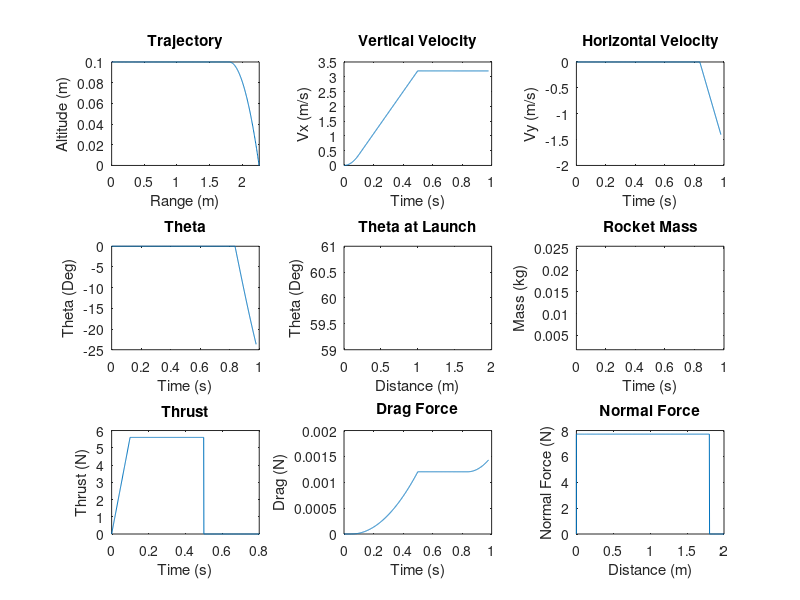

Reproduce this figure in MATLAB.
% Program:
% rocket-trajectory-simulation.m
% Multi-stage rocket dynamics and trajectory simulation.
%
% Description:
% Predicts multi-stage rocket dynamics and trajectories based on the given 
% rocket mass, engine thrust, launch parameters, and drag coefficient.
%
% Variable List:
% Delta = Time step (s)
% t = Time (s)
% Thrust = Thrust (N)
% Mass = Mass (kg)
% Mass_Rocket_With_Motor = Mass with motor (kg)
% Mass_Rocket_Without_Motor = Mass without motor (kg)
% Theta = Angle (deg)
% C = Drag coefficient
% Rho = Air density (kg/m^3)
% A = Rocket projected area (m^2)
% Gravity = Gravity (m/s^2)
% Launch_Rod_Length = Length of launch rod (m)
% n = Counter
% Fn = Normal force (N)
% Drag = Drag force (N)
% Fx = Sum of forces in the horizontal direction (N)
% Fy = Sum of forces in the vertical direction (N)
% Vx = Velocity in the horizontal direction (m/s)
% Vy = Velocity in the vertical direction (m/s)
% Ax = Acceleration in the horizontal direction (m/s^2)
% Ay = Acceleration in the vertical direction (m/s^2)
% x = Horizontal position (m)
% y = Vertical position (m)
% Distance_x = Horizontal distance travelled (m)
% Distance_y = Vertical travelled (m)
% Distance = Total distance travelled (m)
% Memory_Allocation = Maximum number of time steps expected

clear, clc      % Clear command window and workspace

% Parameters
Delta = 0.001;                  % Time step 
Memory_Allocation = 30000;      % Maximum number of time steps expected

% Preallocate memory for arrays
t = zeros(1, Memory_Allocation);
Thrust = zeros(1, Memory_Allocation);
Mass = zeros(1, Memory_Allocation);
Theta = zeros(1, Memory_Allocation);
Fn = zeros(1, Memory_Allocation);
Drag = zeros(1, Memory_Allocation);
Fx = zeros(1, Memory_Allocation);
Fy = zeros(1, Memory_Allocation);
Ax = zeros(1, Memory_Allocation);
Ay = zeros(1, Memory_Allocation);
Vx = zeros(1, Memory_Allocation);
Vy = zeros(1, Memory_Allocation);
x = zeros(1, Memory_Allocation);
y = zeros(1, Memory_Allocation);
Distance_x = zeros(1, Memory_Allocation);
Distance_y = zeros(1, Memory_Allocation);
Distance = zeros(1, Memory_Allocation);

C = 0.4;                                % Drag coefficient
Rho = 1.2;                              % Air density (kg/m^3)
A = 4.9*10^-4;                          % Rocket projected area (m^2)
Gravity = 9.81;                         % Gravity (m/s^2)
Launch_Rod_Length = 1.8;                  % Length of launch rod (m)
Mass_Rocket_With_Motor = 0.787;       % Mass with motor (kg)
Mass_Rocket_Without_Motor = 0.65;     % Mass without motor (kg)

Theta(1) = 0;                  % Initial angle (deg)
Vx(1) = 0;                      % Initial horizontal speed (m/s)
Vy(1) = 0;                      % Initial vertical speed (m/s)
x(1) = 0;                       % Initial horizontal position (m)
y(1) = 0.1;                     % Initial vertical position (m)
Distance_x(1) = 0;              % Initial horizontal distance travelled (m)
Distance_y(1) = 0;              % Initial vertical distance travelled (m)
Distance(1) = 0;                % Initial  distance travelled (m)
Mass(1) = Mass_Rocket_With_Motor;       % Initial rocket mass (kg)

n = 1;                          % Initial time step            

while y(n) > 0                  % Run until rocket hits the ground
    n = n+1;                    % Increment time step
 
    t(n)= (n-1)*Delta;          % Elapsed time                     

    % Determine rocket thrust and mass based on launch phase
    if t(n) <= 0.1                              % Launch phase 1
        Thrust(n) = 56*t(n);  
        Mass(n) = Mass_Rocket_With_Motor;
     elseif t(n) > 0.1 && t(n) < 0.5            % Launch phase 2
        Thrust(n) = 5.6;                          
        Mass(n) = Mass_Rocket_With_Motor;
    elseif t(n) >= 0.5 && t(n) < 3.5            % Launch phase 3
        Thrust(n) = 0;
        Mass(n) = Mass_Rocket_With_Motor;
    elseif t(n) >= 3.5                          % Launch phase 4                        
        Thrust(n) = 0;                                         
        Mass(n) = Mass_Rocket_Without_Motor;    % Rocket motor ejects
    end

    % Normal force calculations  
    if Distance(n-1) <= Launch_Rod_Length       % Launch rod normal force
        Fn(n) = Mass(n)*Gravity*cosd(Theta(1));
    else
        Fn(n) = 0;                              % No longer on launch rod
    end
    
    % Drag force calculation
    Drag(n)= 0.5*C*Rho*A*(Vx(n-1)^2+Vy(n-1)^2); % Calculate drag force
    
    % Sum of forces calculations 
    Fx(n)= Thrust(n)*cosd(Theta(n-1))-Drag(n)*cosd(Theta(n-1))...
        -Fn(n)*sind(Theta(n-1));                            % Sum x forces
    Fy(n)= Thrust(n)*sind(Theta(n-1))-(Mass(n)*Gravity)-...
        Drag(n)*sind(Theta(n-1))+Fn(n)*cosd(Theta(n-1));    % Sum y forces
        
    % Acceleration calculations
    Ax(n)= Fx(n)/Mass(n);                       % Net accel in x direction 
    Ay(n)= Fy(n)/Mass(n);                       % Net accel in y direction
	
    % Velocity calculations
    Vx(n)= Vx(n-1)+Ax(n)*Delta;                 % Velocity in x direction
    Vy(n)= Vy(n-1)+Ay(n)*Delta;                 % Velocity in y direction
	
    % Position calculations
    x(n)= x(n-1)+Vx(n)*Delta;                   % Position in x direction
    y(n)= y(n-1)+Vy(n)*Delta;                   % Position in y direction
    
    % Distance calculations    
    Distance_x(n) = Distance_x(n-1)+abs(Vx(n)*Delta);      % Distance in x 
    Distance_y(n) = Distance_y(n-1)+abs(Vy(n)*Delta);      % Distance in y 
    Distance(n) = (Distance_x(n)^2+Distance_y(n)^2)^(1/2); % Total distance

    % Rocket angle calculation
    Theta(n)= atand(Vy(n)/Vx(n));      % Angle defined by velocity vector
end

figure('units','normalized','outerposition',[0 0 1 1]) % Maximize plot window

% Figure 1
subplot(3,3,1)
plot(x(1:n),y(1:n)); 
xlim([0 inf]);
ylim([0 inf]);
xlabel({'Range (m)'});
ylabel({'Altitude (m)'});
title({'Trajectory'});

% Figure 2
subplot(3,3,2)
plot(t(1:n),Vx(1:n));
xlabel({'Time (s)'});
ylabel({'Vx (m/s)'});
title({'Vertical Velocity'});

% Figure 3
subplot(3,3,3)
plot(t(1:n),Vy(1:n));
xlabel({'Time (s)'});
ylabel({'Vy (m/s)'});
title({'Horizontal Velocity'});

% Figure 4
subplot(3,3,4)
plot(t(1:n),Theta(1:n));
xlabel({'Time (s)'});
ylabel({'Theta (Deg)'});
title({'Theta'});

% Figure 5
subplot(3,3,5)
plot(Distance(1:n),Theta(1:n));
xlim([0 2]);
ylim([59 61]);
xlabel({'Distance (m)'});
ylabel({'Theta (Deg)'});
title({'Theta at Launch'});

% Figure 6
subplot(3,3,6)
plot(t(1:n),Mass(1:n));
ylim([.0017 .02546]);
xlabel({'Time (s)'});
ylabel({'Mass (kg)'});
title({'Rocket Mass'});

% Figure 7
subplot(3,3,7)
plot(t(1:n),Thrust(1:n));
xlim([0 0.8]);
xlabel({'Time (s)'});
ylabel({'Thrust (N)'});
title({'Thrust'});

% Figure 8
subplot(3,3,8)
plot(t(1:n),Drag(1:n));
xlabel({'Time (s)'});
ylabel({'Drag (N)'});
title({'Drag Force'});

% Figure 9
subplot(3,3,9)
plot(Distance(1:n),Fn(1:n));
xlim([0 2]);
xlabel({'Distance (m)'});
ylabel({'Normal Force (N)'});
title({'Normal Force'});
